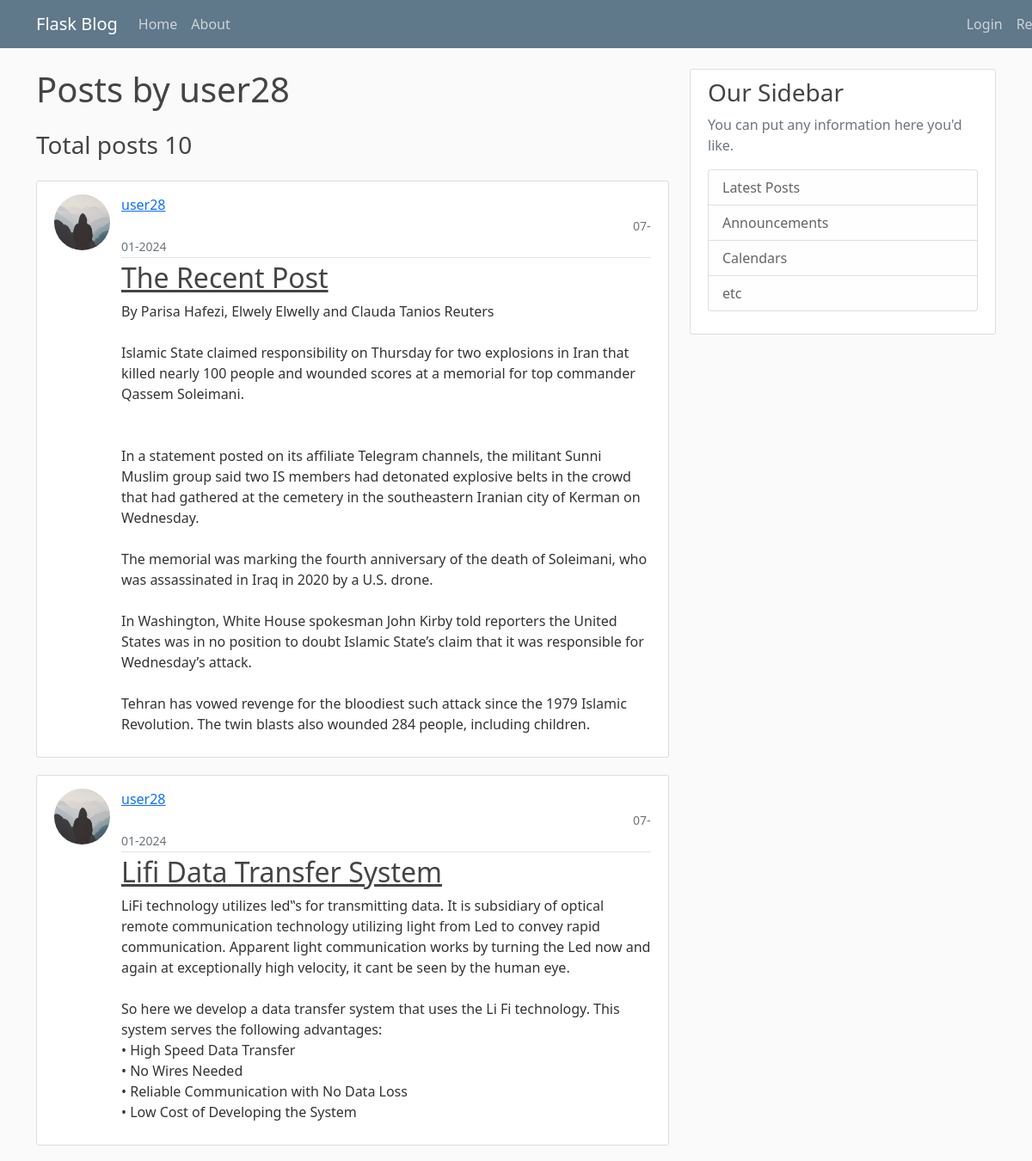
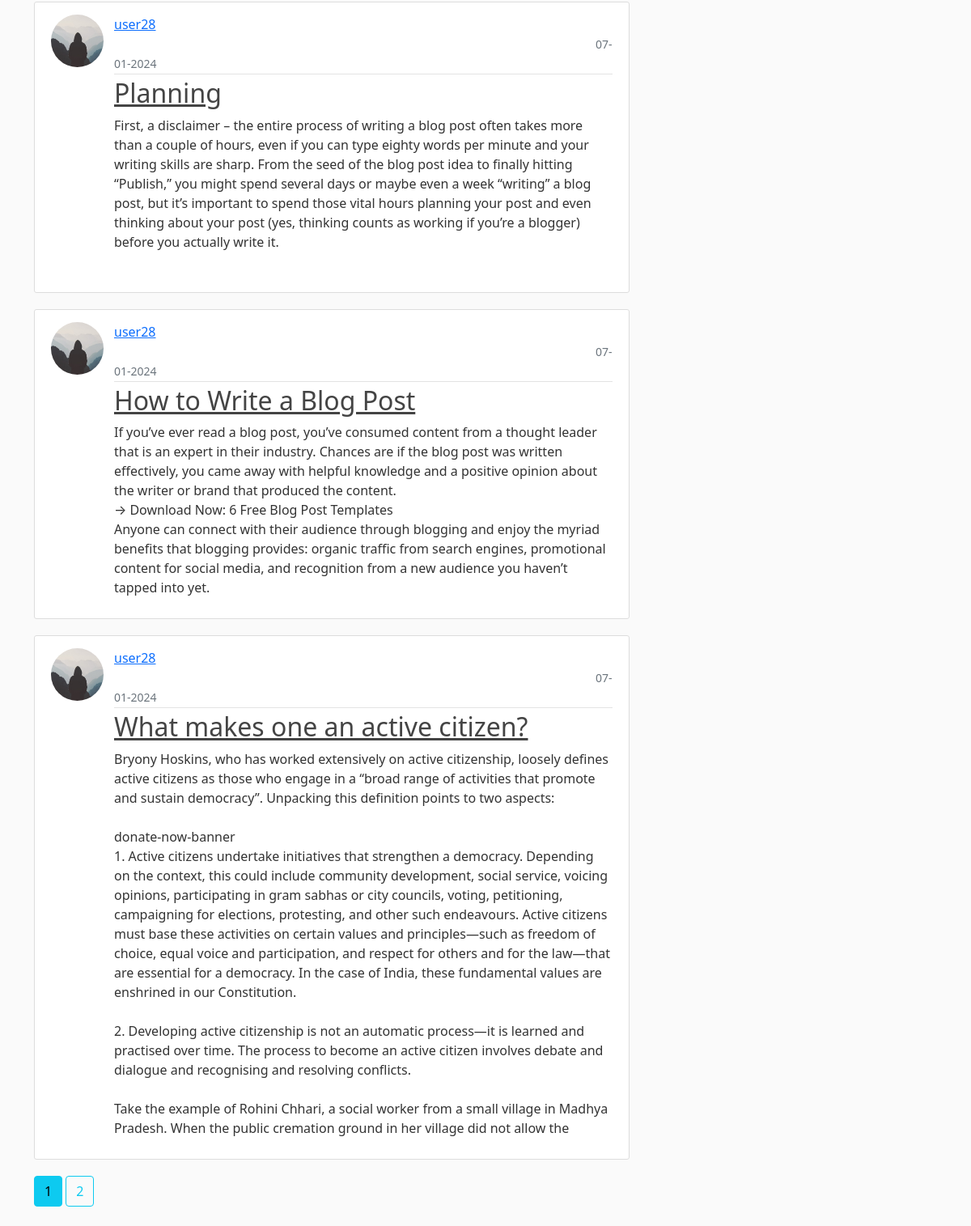
Screenshot of /user/user28 with the database file from the repository (2 pictures, top to bottom).
### flaskblog/models.py (models this page shows, shortened)
class User(db.Model, UserMixin):
    id = db.Column(db.Integer, primary_key=True)
    username = db.Column(db.String(20), unique=True, nullable=False)
    email = db.Column(db.String(35), unique=True, nullable=False)
    password = db.Column(db.String(30), nullable=False)
    image_file = db.Column(db.String(60), nullable=False, default='default.jpg')
    posts = db.relationship('Post', backref='author', lazy=True)

class Post(db.Model):
    id = db.Column(db.Integer, primary_key=True)
    title = db.Column(db.String(100), nullable=True)
    date_posted = db.Column(db.DateTime, nullable=False, default=datetime.utcnow)
    content = db.Column(db.Text, nullable=False)
    user_id = db.Column(db.Integer, db.ForeignKey('user.id'), nullable=False)

### flaskblog/routes.py (the view)
@app.route('/user/<string:username>')
def user_post(username):                                                                            # when clicked on the username on the post then this route will display
    page = request.args.get('page', 1, type=int)                                                    #the posts of that user only in latest-oldest pattern
    user = User.query.filter_by(username=username).first_or_404()
    posts = Post.query.filter_by(author=user).order_by(Post.date_posted.desc()).paginate(page=page, per_page=5)
    return render_template('user_post.html', posts=posts, user=user)

### flaskblog/templates/user_post.html (shortened to what this page needs)
{% extends "base.html" %}
{% block content %}
<h1 class="mb-4" >Posts by {{ user.username }}</h1>
<h3 class="mb-4">Total posts {{ posts.total }}  </h3>
{% for post in posts.items %}
<article class="media content-section">
    <img id="move1" class="rounded-circle article-img" src="{{ url_for('static', filename = 'profile_pics/' + post.author.image_file) }}" >
    <div class="media-body" id="move">
        <div class="article-metadata"  >
            <a class="mr-2" href="{{ url_for('user_post', username=post.author.username) }}">{{ post.author.username }}</a>
            <small class="text-muted " style="margin-left:595px">{{ post.date_posted.strftime('%d-%m-%Y') }}</small>
        </div>
        <h2><a class="article-title" href="{{ url_for('post', post_id=post.id) }}">{{ post['title'] }}</a></h2>
        <p class="article-content">{{ post['content'] }}</p>
    </div>
</article>
{% endfor %}
{% for page_num in posts.iter_pages(left_edge=1, right_edge=1, left_current=1, right_current=2) %}
   {% if page_num %}
      {% if posts.page == page_num %}
         <a class="btn btn-info mb-4" href="{{ url_for('user_post', username=user.username, page=page_num) }}">{{ page_num }}</a>
      {% else %}
        <a class="btn btn-outline-info mb-4" href="{{ url_for('user_post', username=user.username, page=page_num) }}">{{ page_num }}</a>
      {% endif %}
   {% else %}
      ...
   {% endif %}
{% endfor %}
{% endblock content %}

### flaskblog/static/main.css (style rules this page uses)
body { background: #fafafa; color: #333333; margin-top: 5rem; }
h1, h2, h3, h4, h5, h6 { color: #444444; }
.content-section { background: #ffffff; padding: 10px 20px; border: 1px solid #dddddd; border-radius: 3px; margin-bottom: 20px; }
.article-title { color: #444444; }
.article-content { white-space: pre-line; }
.article-img { height: 65px; width: 65px; margin-right: 16px; }
.article-metadata { padding-bottom: 1px; margin-bottom: 4px; border-bottom: 1px solid #e3e3e3 }

### flaskblog/templates/user_post.html (style rules this page uses)
#move { margin-left: 78px; margin-top: -65px }
#move1 { margin-top: 5px; }

### rows the page displays
User: username "user28"
Post: image_file (placeholder picture), author.username "user28", date_posted "07-01-2024", title "The Recent Post", content "By Parisa Hafezi, Elwely Elwelly and Clauda Tanios Reuters Islamic State claimed responsibility on Thursday for two explosions in Iran that killed nearly 100 people and wounded scores at a memorial for top commander Qassem Soleimani. In a statement posted on its affiliate Telegram channels, the militant Sunni Muslim group said two IS members had detonated explosive belts in the crowd that had gathered at the cemetery in the southeastern Iranian city of Kerman on Wednesday. The memorial was marking the fourth anniversary of the death of Soleimani, who was assassinated in Iraq in 2020 by a U.S. drone. In Washington, White House spokesman John Kirby told reporters the United States was in no…"
Post: image_file (placeholder picture), author.username "user28", date_posted "07-01-2024", title "Lifi Data Transfer System", content "LiFi technology utilizes led‟s for transmitting data. It is subsidiary of optical remote communication technology utilizing light from Led to convey rapid communication. Apparent light communication works by turning the Led now and again at exceptionally high velocity, it cant be seen by the human eye. So here we develop a data transfer system that uses the Li Fi technology. This system serves the following advantages: • High Speed Data Transfer • No Wires Needed • Reliable Communication with No Data Loss • Low Cost of Developing the System"
Post: image_file (placeholder picture), author.username "user28", date_posted "07-01-2024", title "Planning", content "First, a disclaimer – the entire process of writing a blog post often takes more than a couple of hours, even if you can type eighty words per minute and your writing skills are sharp. From the seed of the blog post idea to finally hitting “Publish,” you might spend several days or maybe even a week “writing” a blog post, but it’s important to spend those vital hours planning your post and even thinking about your post (yes, thinking counts as working if you’re a blogger) before you actually write it."
Post: image_file (placeholder picture), author.username "user28", date_posted "07-01-2024", title "How to Write a Blog Post", content "If you’ve ever read a blog post, you’ve consumed content from a thought leader that is an expert in their industry. Chances are if the blog post was written effectively, you came away with helpful knowledge and a positive opinion about the writer or brand that produced the content. → Download Now: 6 Free Blog Post Templates Anyone can connect with their audience through blogging and enjoy the myriad benefits that blogging provides: organic traffic from search engines, promotional content for social media, and recognition from a new audience you haven’t tapped into yet."
Post: image_file (placeholder picture), author.username "user28", date_posted "07-01-2024", title "What makes one an active citizen?", content "Bryony Hoskins, who has worked extensively on active citizenship, loosely defines active citizens as those who engage in a “broad range of activities that promote and sustain democracy”. Unpacking this definition points to two aspects: donate-now-banner 1. Active citizens undertake initiatives that strengthen a democracy. Depending on the context, this could include community development, social service, voicing opinions, participating in gram sabhas or city councils, voting, petitioning, campaigning for elections, protesting, and other such endeavours. Active citizens must base these activities on certain values and principles—such as freedom of choice, equal voice and participation, and…"

### other values shown
{{ posts.total }} "10"
{{ page_num }} "1"
{{ page_num }} "2"
